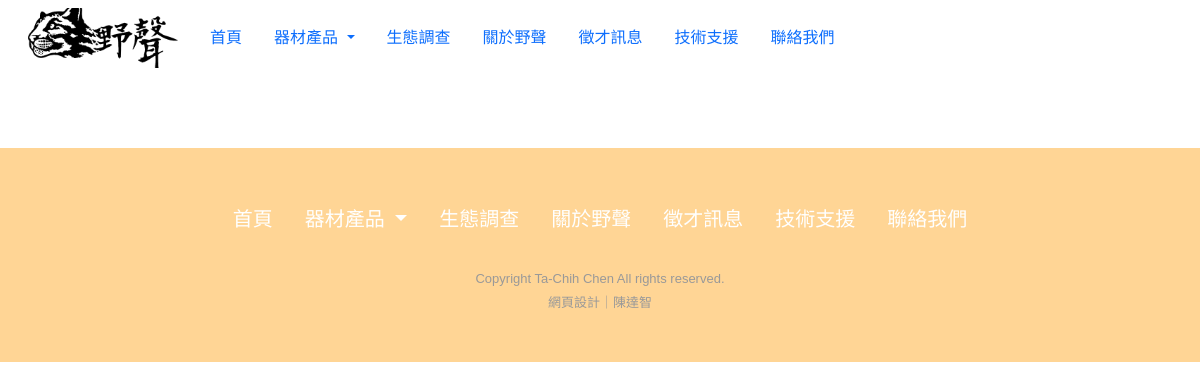
The app's page /recruitment.html, older data.
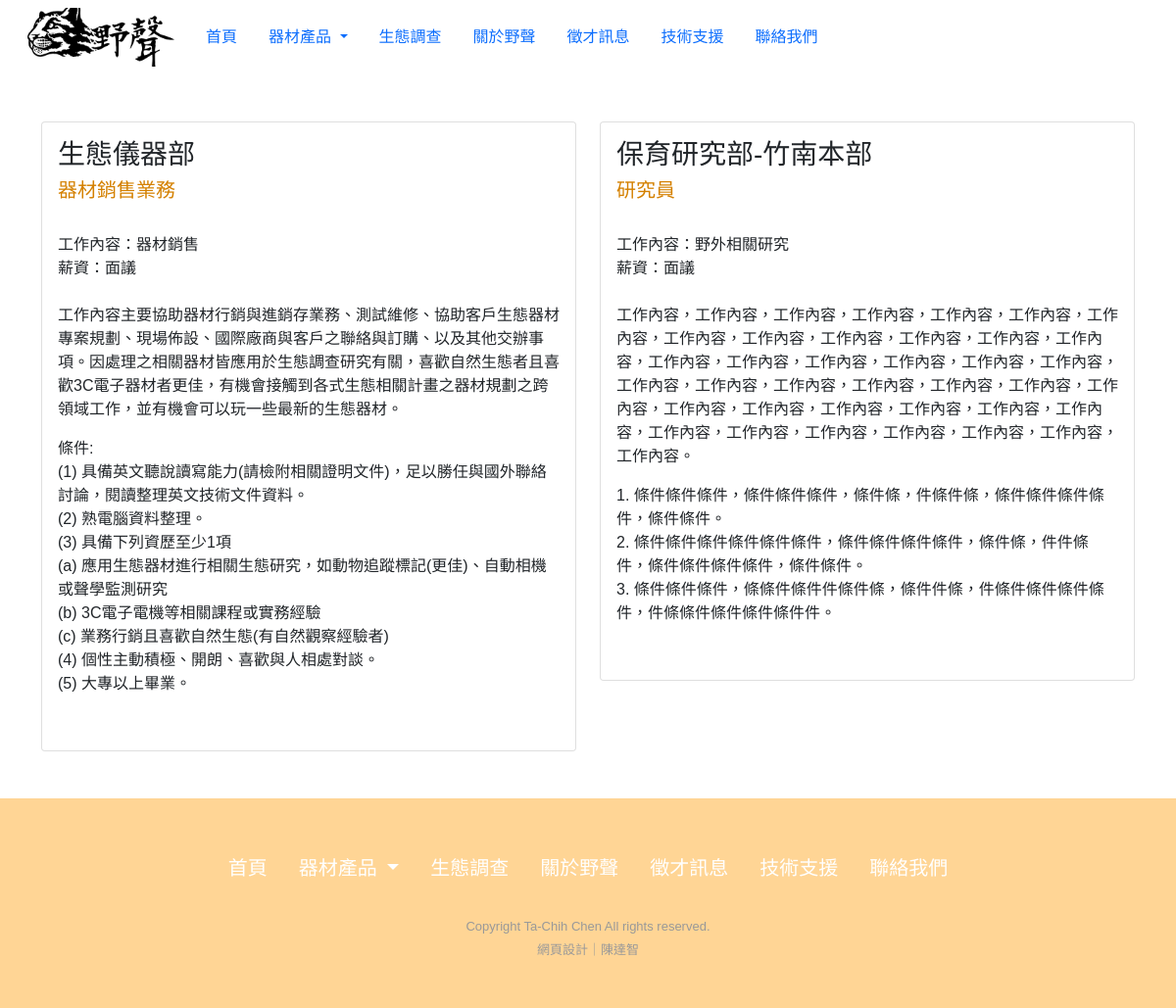
The same page, newer data.
### fwscsc/models.py (models this page shows, shortened)
class Recruitment(md.Model):
    department = md.ForeignKey(Department, on_delete=md.CASCADE, blank=True, null=True)
    position = md.CharField(max_length=20, null=True)
    salary = md.CharField(max_length=50, null=True)
    briefIntro = md.CharField(max_length=20, null=True)
    aboutJob = md.TextField(max_length=500 ,null=True)
    condition = md.TextField(max_length=500 ,null=True)

class Department(md.Model):
    department = md.TextField(max_length=15, null=True)
    def __str__(self) -> str:
        return self.department

### fwscsc/views.py (the view)
def recruitment(request):
    recruitment = Recruitment.objects.all()
    department = Department.objects.all()
    classifiedRec = {}
    for i in recruitment:
        if i.department not in classifiedRec.keys():
            classifiedRec[i.department] = []
        classifiedRec[i.department].append(i)
    return render(request, 'recruitment.html',
    {'recruitment':recruitment, 'department':department, 'classifiedRec':classifiedRec})

### fwscsc/templates/recruitment.html (shortened to what this page needs)
{% extends 'base.html' %}
{% load static %}
{% block content %}
<br><br>
<body>
  <section>
    <div class="container">
      <div class="row row-cols-1 row-cols-md-2 g-4">
        {% for i in recruitment %}
        <div class="col">
          <div class="card">
            <div class="card-body">
              <h3 class="card-title">{{i.department}}</h3>
              <h5 class="my-card-active">{{i.position}}</h5>
              <br>
              <p class="card-text">
                {{i.briefIntro}}<br>
                {{i.salary}}<br><br>
                {{i.aboutJob}}<br>
                {{i.condition|linebreaks }}
              </p>
              <br>
            </div>
          </div>
        </div>
        {% endfor %}
      </div>
    </div>
  </section>
</body>
<br><br>
{% endblock %}

### fwscsc/templates/base.html (shortened to what this page needs)
{% load static%}
<!DOCTYPE html>
<html lang="zh-Hant">
<head>
  <link href="https://cdn.jsdelivr.net/npm/bootstrap@5.0.0-beta2/dist/css/bootstrap.min.css" rel="stylesheet"
 />
  <link rel="stylesheet" href="{% static 'fwscsc/style/style.css'%}" />
</head>
<header>
  <nav class="navbar navbar-expand-lg navbar-light overflow-visible">
    <div class="container-fluid over">
      <div id="addImg">
        <a class="navbar-brand" href="{% url 'home'%}"><img src="{% static 'fwscsc/img/logo中文 1.png'%}" alt="logo"
            width="150" class="d-inline-block align-top" /></a>
      </div>
      <div class="collapse navbar-collapse" id="navbarText">
        <ul class="nav d-flex me-auto mb-2 mb-lg-0">
          <li class="nav-item">
            <a class="nav-link toWhite" aria-current="page" href="{% url 'home'%}">首頁</a>
          </li>
          <li class="nav-item dropdown">
            <a class="nav-link dropdown-toggle toWhite" href="#" id="navbarDropdown" role="button"
              data-bs-toggle="dropdown" aria-expanded="false">
              器材產品
            </a>
          </li>
          <li class="nav-item">
            <a class="nav-link toWhite" href="#">生態調查</a>
          </li>
          <li class="nav-item">
            <a class="nav-link toWhite" href="{% url 'about'%}">關於野聲</a>
          </li>
          <li class="nav-item">
            <a class="nav-link toWhite" href="{% url 'recruitment'%}">徵才訊息</a>
          </li>
          <li class="nav-item">
            <a class="nav-link toWhite" href="{% url 'support'%}">技術支援</a>
          </li>
          <li class="nav-item">
            <a class="nav-link toWhite" href="{% url 'contact'%}">聯絡我們</a>
          </li>
        </ul>
      </div>
    </div>
  </nav>
</header>
{% block content %} {% endblock %}
<footer class="py-5">
  <div class="container text-center">
    <ul class="nav justify-content-center fs-5">
      <li class="nav-item"><a class="nav-link" href="{% url 'home'%}">首頁</a></li>
      <li class="nav-item dropdown">
        <a class="nav-link dropdown-toggle" href="#" id="navbarDropdown" role="button" data-bs-toggle="dropdown"
          aria-expanded="false">
          器材產品
        </a>
      </li>
      <li class="nav-item"><a class="nav-link" href="#">生態調查</a></li>
      <li class="nav-item">
        <a class="nav-link" href="./about.html">關於野聲</a>
      </li>
      <li class="nav-item">
        <a class="nav-link" href="recruitment.html">徵才訊息</a>
      </li>
      <li class="nav-item">
        <a class="nav-link" href="./support.html">技術支援</a>
      </li>
      <li class="nav-item">
        <a class="nav-link" href="./contact.html">聯絡我們</a>
      </li>
    </ul>
    <br />
    <span class="my-copyright">
      Copyright Ta-Chih Chen All rights reserved. <br />
      網頁設計｜陳達智</span>
  </div>
</footer>
</html>

### static/fwscsc/style/style.css (style rules this page uses)
* { font-family: "Noto Sans TC", sans-serif; margin: 0; padding: 0; }
html { overflow: visible; }
body { background-color: rgba(0, 0, 0, 0); }
nav { display: -webkit-box; display: -ms-flexbox; display: flex; }
nav a.navbar-brand { margin: 1rem; }
nav div ul a { text-decoration: none; color: #7a7a7a; -webkit-transition: all 0.5s ease !important; transition: all 0.5s ease !important; }
footer { background-color: #ffd595; }
footer div.container ul li a { color: white; }
span.my-copyright { color: #999999; font-size: small; }
h5.my-card-active { color: #d48000; }
html { min-height: 100%; }
html body { min-height: 100%; }
footer { position: static; bottom: 0; width: 100%; }

Row changes from the older to the newer data that the page shows:
added Recruitment: department "生態儀器部", position "器材銷售業務", briefIntro "工作內容：器材銷售", salary "薪資：面議", aboutJob "工作內容主要協助器材行銷與進銷存業務、測試維修、協助客戶生態器材專案規劃、現場佈設、國際廠商與客戶之聯絡與訂購、以及其他交辦事項。因處理之相關器材皆應用於生態調查研究有關，喜歡自然生態者且喜歡3C電子器材者更佳，有機會接觸到各式生態相關計畫之器材規劃之跨領域工作，並有機會可以玩一些最新的生態器材。", condition "條件: (1) 具備英文聽說讀寫能力(請檢附相關證明文件)，足以勝任與國外聯絡討論，閱讀整理英文技術文件資料。 (2) 熟電腦資料整理。 (3) 具備下列資歷至少1項 (a) 應用生態器材進行相關生態研究，如動物追蹤標記(更佳)、自動相機或聲學監測研究 (b) 3C電子電機等相關課程或實務經驗 (c) 業務行銷且喜歡自然生態(有自然觀察經驗者) (4) 個性主動積極、開朗、喜歡與人相處對談。 (5) 大專以上畢業。"
added Recruitment: department "保育研究部-竹南本部", position "研究員", briefIntro "工作內容：野外相關研究", salary "薪資：面議", aboutJob "工作內容，工作內容，工作內容，工作內容，工作內容，工作內容，工作內容，工作內容，工作內容，工作內容，工作內容，工作內容，工作內容，工作內容，工作內容，工作內容，工作內容，工作內容，工作內容，工作內容，工作內容，工作內容，工作內容，工作內容，工作內容，工作內容，工作內容，工作內容，工作內容，工作內容，工作內容，工作內容，工作內容，工作內容，工作內容，工作內容，工作內容，工作內容，工作內容。", condition "1. 條件條件條件，條件條件條件，條件條，件條件條，條件條件條件條件，條件條件。 2. 條件條件條件條件條件條件，條件條件條件條件，條件條，件件條件，條件條件條件條件，條件條件。 3. 條件條件條件，條條件條件件條件條，條件件條，件條件條件條件條件，件條條件條件條件條件件。"
